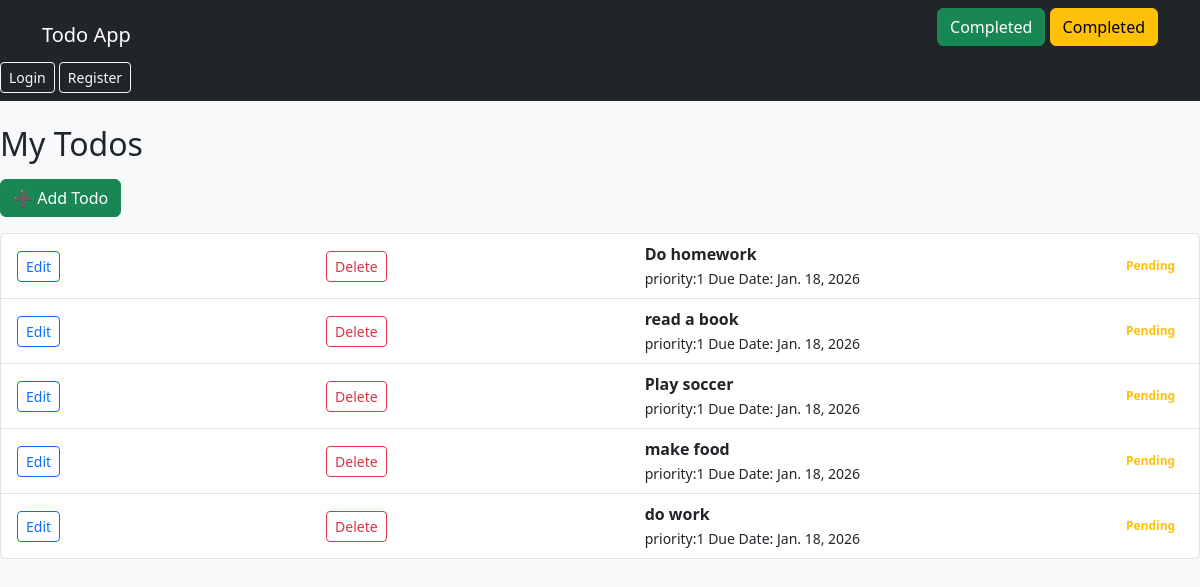
The app's page /todos/ (signed in), older data.
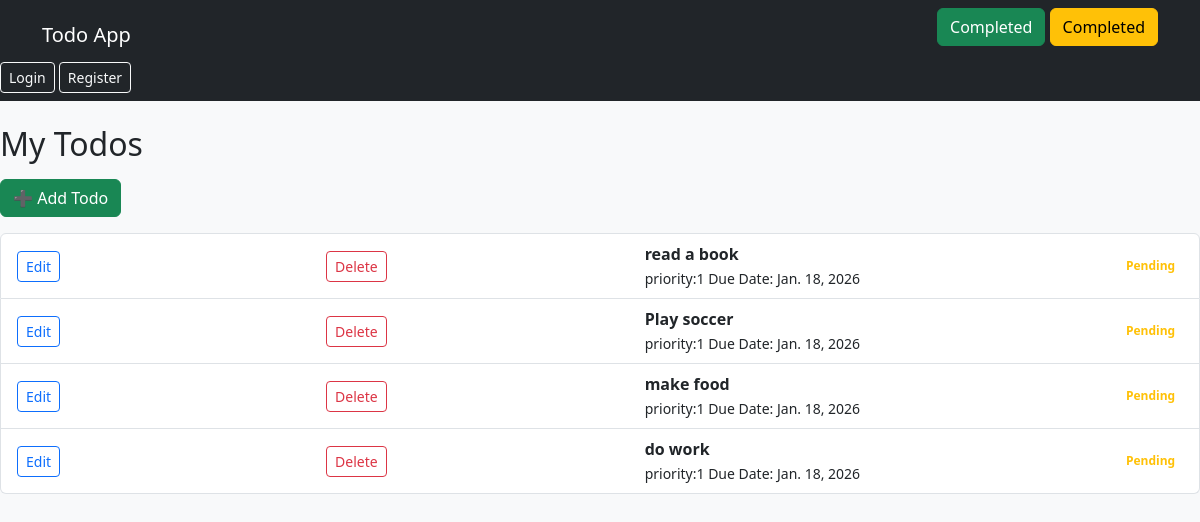
The same page, newer data.
### todoapp/models.py (models this page shows, shortened)
class Todo(models.Model):
    user = models.ForeignKey(User, on_delete=models.CASCADE)
    title = models.CharField(max_length=40)
    description = models.TextField()
    priority = models.IntegerField(default=1)
    due_date = models.DateField(null=True, blank=True)
    is_completed = models.BooleanField(default=False)
    created_at = models.DateTimeField(auto_now_add=True)

### todoapp/views.py (the view)
# urls.py: path('todos/', todo_list, name="todo_list"),
@login_required
def todo_list(request):
    todos = Todo.objects.all()
    return render(request, 'todoapp/todo_list.html', {'todos': todos})

### todoapp/templates/todoapp/todo_list.html
{% extends 'todoapp/base.html' %}
{% block content %}
<h2 class="mb-3">My Todos</h2>
{% if todos %}
    <a href="{% url 'add_todo' %}" class="btn btn-success mb-3">➕ Add Todo </a>
<ul class="list-group">
    {% for todo in todos %}
            <li class="list-group-item d-flex justify-content-between align-items-center">
                <a href="{% url 'update_todo' todo.id %}" class="btn btn-sm btn-outline-primary"> Edit</a>
                 <a href="{% url 'delete_todo' todo.id %}" class="btn btn-sm btn-outline-danger ms-2"> Delete</a>
                <div>
            <strong>{{ todo.title }}</strong><br>
            <small>
                priority:{{ todo.priority }}
                Due Date: {{ todo.due_date }}
            </small>
        </div>
            {% if todo.is_completed %}
                <span class="badge text-seccess">Completed </span>
            {% else %}
                <span class="badge text-warning">Pending</span>
            {% endif %}
        </li>
    {% endfor %}
</ul>
{% else %}
    <p> class= "text-muted NO task yet </p>
{% endif %}
{% endblock %}

Row changes from the older to the newer data that the page shows:
removed Todo: title "Do homework", priority "1", due_date "Jan. 18, 2026", is_completed "Pending"
